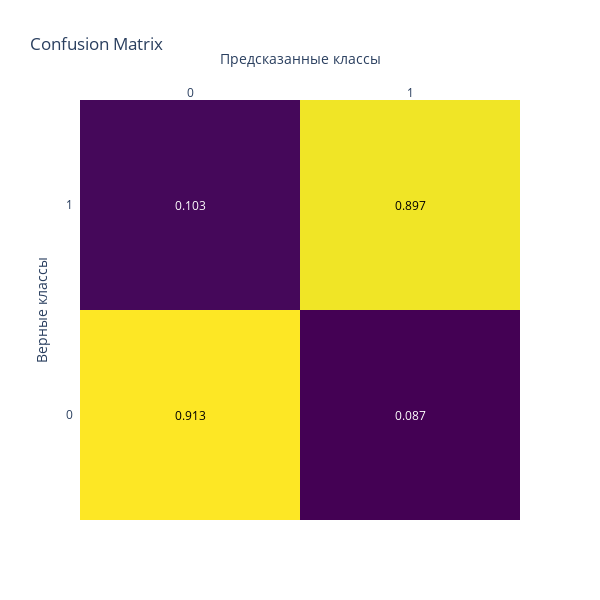

The cell this chart's notebook holds for it:
### Code cell
import plotly.graph_objects as go
import plotly.figure_factory as ff

num_classes = y_train.shape[1]

# Построение матрицы ошибок
fig = ff.create_annotated_heatmap(z=cm1, 
                                  x=[str(i) for i in range(num_classes)], 
                                  y=[str(i) for i in range(num_classes)], 
                                  colorscale='Viridis')

fig.update_layout(
    title='Confusion Matrix',
    xaxis=dict(title='Предсказанные классы'),
    yaxis=dict(title='Верные классы'),
    width=600, height=600
)

fig.show()

### Figure 1 — Plotly figure (JSON) as saved in the notebook; plotly's stock layout.template omitted (floating-point values rounded to 4 significant figures)
{"data": [{"colorscale": [[0, "#440154"], [0.1111, "#482878"], [0.2222, "#3e4989"], [0.3333, "#31688e"], [0.4444, "#26828e"], [0.5556, "#1f9e89"], [0.6667, "#35b779"], [0.7778, "#6ece58"], [0.8889, "#b5de2b"], [1, "#fde725"]], "reversescale": false, "showscale": false, "type": "heatmap", "x": ["0", "1"], "y": ["0", "1"], "z": [[0.913, 0.087], [0.103, 0.897]]}], "layout": {"annotations": [{"font": {"color": "#000000"}, "showarrow": false, "text": "0.913", "x": "0", "xref": "x", "y": "0", "yref": "y"}, {"font": {"color": "#FFFFFF"}, "showarrow": false, "text": "0.087", "x": "1", "xref": "x", "y": "0", "yref": "y"}, {"font": {"color": "#FFFFFF"}, "showarrow": false, "text": "0.103", "x": "0", "xref": "x", "y": "1", "yref": "y"}, {"font": {"color": "#000000"}, "showarrow": false, "text": "0.897", "x": "1", "xref": "x", "y": "1", "yref": "y"}], "height": 600, "title": {"text": "Confusion Matrix"}, "width": 600, "xaxis": {"autorange": true, "dtick": 1, "gridcolor": "rgb(0, 0, 0)", "range": [-0.5, 1.5], "side": "top", "ticks": "", "title": {"text": "Предсказанные классы"}, "type": "category"}, "yaxis": {"autorange": true, "dtick": 1, "range": [-0.5, 1.5], "ticks": "", "ticksuffix": "  ", "title": {"text": "Верные классы"}, "type": "category"}}}
